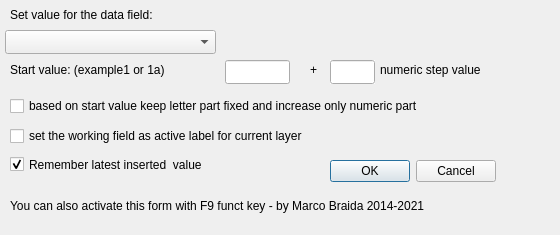
<?xml version="1.0" encoding="UTF-8"?>
<ui version="4.0">
 <class>HouseNumbering_update_selected_form</class>
 <widget class="QDialog" name="HouseNumbering_update_selected_form">
  <property name="geometry">
   <rect>
    <x>0</x>
    <y>0</y>
    <width>560</width>
    <height>235</height>
   </rect>
  </property>
  <property name="sizePolicy">
   <sizepolicy hsizetype="Fixed" vsizetype="Fixed">
    <horstretch>0</horstretch>
    <verstretch>0</verstretch>
   </sizepolicy>
  </property>
  <property name="minimumSize">
   <size>
    <width>560</width>
    <height>235</height>
   </size>
  </property>
  <property name="maximumSize">
   <size>
    <width>580</width>
    <height>235</height>
   </size>
  </property>
  <property name="windowTitle">
   <string>HouseNumbering</string>
  </property>
  <widget class="QDialogButtonBox" name="buttonBox">
   <property name="geometry">
    <rect>
     <x>295</x>
     <y>155</y>
     <width>201</width>
     <height>32</height>
    </rect>
   </property>
   <property name="orientation">
    <enum>Qt::Horizontal</enum>
   </property>
   <property name="standardButtons">
    <set>QDialogButtonBox::Cancel|QDialogButtonBox::Ok</set>
   </property>
  </widget>
  <widget class="QComboBox" name="CBfields">
   <property name="geometry">
    <rect>
     <x>5</x>
     <y>30</y>
     <width>211</width>
     <height>24</height>
    </rect>
   </property>
  </widget>
  <widget class="QLineEdit" name="QLEvalore">
   <property name="geometry">
    <rect>
     <x>225</x>
     <y>60</y>
     <width>65</width>
     <height>24</height>
    </rect>
   </property>
  </widget>
  <widget class="QLabel" name="label">
   <property name="geometry">
    <rect>
     <x>10</x>
     <y>5</y>
     <width>536</width>
     <height>20</height>
    </rect>
   </property>
   <property name="layoutDirection">
    <enum>Qt::LeftToRight</enum>
   </property>
   <property name="text">
    <string>Set value for the data field:</string>
   </property>
  </widget>
  <widget class="QLabel" name="label_2">
   <property name="geometry">
    <rect>
     <x>10</x>
     <y>60</y>
     <width>201</width>
     <height>20</height>
    </rect>
   </property>
   <property name="layoutDirection">
    <enum>Qt::RightToLeft</enum>
   </property>
   <property name="text">
    <string>Start value: (example1 or 1a)</string>
   </property>
  </widget>
  <widget class="QLabel" name="label_3">
   <property name="geometry">
    <rect>
     <x>10</x>
     <y>195</y>
     <width>536</width>
     <height>21</height>
    </rect>
   </property>
   <property name="text">
    <string>You can also activate this form with F9 funct key - by Marco Braida 2014-2021</string>
   </property>
  </widget>
  <widget class="QCheckBox" name="cBkeepLatestValue">
   <property name="geometry">
    <rect>
     <x>10</x>
     <y>155</y>
     <width>251</width>
     <height>19</height>
    </rect>
   </property>
   <property name="text">
    <string>Remember latest inserted  value</string>
   </property>
   <property name="checked">
    <bool>true</bool>
   </property>
  </widget>
  <widget class="QLineEdit" name="QLEnsteps">
   <property name="geometry">
    <rect>
     <x>330</x>
     <y>60</y>
     <width>45</width>
     <height>24</height>
    </rect>
   </property>
   <property name="autoFillBackground">
    <bool>true</bool>
   </property>
   <property name="maxLength">
    <number>4</number>
   </property>
  </widget>
  <widget class="QCheckBox" name="cBkeepCharFixed">
   <property name="geometry">
    <rect>
     <x>10</x>
     <y>95</y>
     <width>526</width>
     <height>22</height>
    </rect>
   </property>
   <property name="text">
    <string>based on start value keep letter part fixed and increase only numeric part</string>
   </property>
  </widget>
  <widget class="QLabel" name="label_4">
   <property name="geometry">
    <rect>
     <x>310</x>
     <y>60</y>
     <width>10</width>
     <height>20</height>
    </rect>
   </property>
   <property name="layoutDirection">
    <enum>Qt::RightToLeft</enum>
   </property>
   <property name="text">
    <string>+</string>
   </property>
  </widget>
  <widget class="QLabel" name="label_5">
   <property name="geometry">
    <rect>
     <x>380</x>
     <y>60</y>
     <width>146</width>
     <height>20</height>
    </rect>
   </property>
   <property name="sizePolicy">
    <sizepolicy hsizetype="Fixed" vsizetype="Fixed">
     <horstretch>0</horstretch>
     <verstretch>0</verstretch>
    </sizepolicy>
   </property>
   <property name="layoutDirection">
    <enum>Qt::RightToLeft</enum>
   </property>
   <property name="text">
    <string>numeric step value</string>
   </property>
  </widget>
  <widget class="QCheckBox" name="cBsetLabel">
   <property name="geometry">
    <rect>
     <x>10</x>
     <y>125</y>
     <width>426</width>
     <height>22</height>
    </rect>
   </property>
   <property name="text">
    <string>set the working field as active label for current layer</string>
   </property>
  </widget>
 </widget>
 <tabstops>
  <tabstop>QLEvalore</tabstop>
  <tabstop>CBfields</tabstop>
  <tabstop>cBkeepLatestValue</tabstop>
  <tabstop>buttonBox</tabstop>
 </tabstops>
 <resources/>
 <connections>
  <connection>
   <sender>buttonBox</sender>
   <signal>accepted()</signal>
   <receiver>HouseNumbering_update_selected_form</receiver>
   <slot>accept()</slot>
   <hints>
    <hint type="sourcelabel">
     <x>248</x>
     <y>254</y>
    </hint>
    <hint type="destinationlabel">
     <x>157</x>
     <y>274</y>
    </hint>
   </hints>
  </connection>
  <connection>
   <sender>buttonBox</sender>
   <signal>rejected()</signal>
   <receiver>HouseNumbering_update_selected_form</receiver>
   <slot>reject()</slot>
   <hints>
    <hint type="sourcelabel">
     <x>316</x>
     <y>260</y>
    </hint>
    <hint type="destinationlabel">
     <x>286</x>
     <y>274</y>
    </hint>
   </hints>
  </connection>
 </connections>
</ui>
